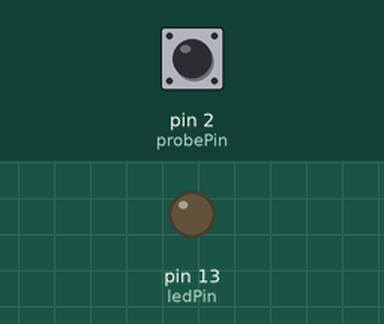
Recording of a sketch running on a simulated Arduino Uno, built with avr-gcc and run on an emulated ATmega328P. On the bench: output pins drawn as LEDs (lit = HIGH). The inputs (shaded band) are chosen by the test bench; at power-on: pin 2 (probePin) HIGH.

Above: at 1.2 s.
1.3 s: pin 2 (probePin) pulled LOW for 0.15 s
At 1.37 s:
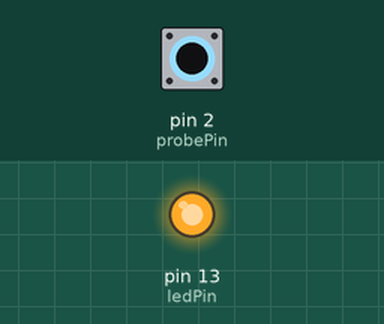
2.9 s: pin 2 (probePin) pulled LOW for 3.2 s
At 6.5 s:
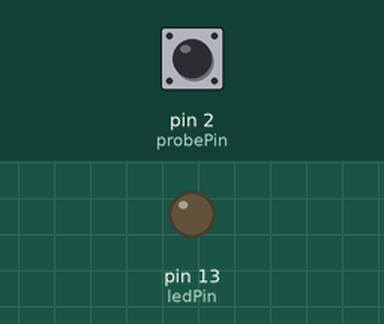
Timing chart, 0 to 8.0 s (numbered marks = the images above; inputs shaded):
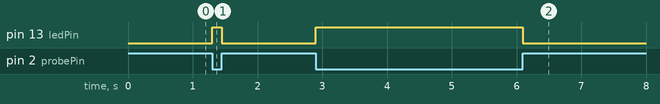

Measured:
- after the input at 1.3 s, pin 13 (ledPin): LOW → HIGH at once, → LOW 0.15 s later
- after the input at 2.9 s, pin 13 (ledPin): LOW → HIGH at once, → LOW 3.2 s later

The sketch:

task_1.ino
```cpp
int probePin = 2;
int ledPin = 13;

void setup() {
  pinMode(probePin, INPUT_PULLUP);
  pinMode(ledPin, OUTPUT);
  digitalWrite(ledPin, LOW);
}

void loop() {

  if (digitalRead(probePin) == HIGH) {
    digitalWrite(ledPin, LOW);
  } else {
    digitalWrite(ledPin, HIGH);
  }
}
```
